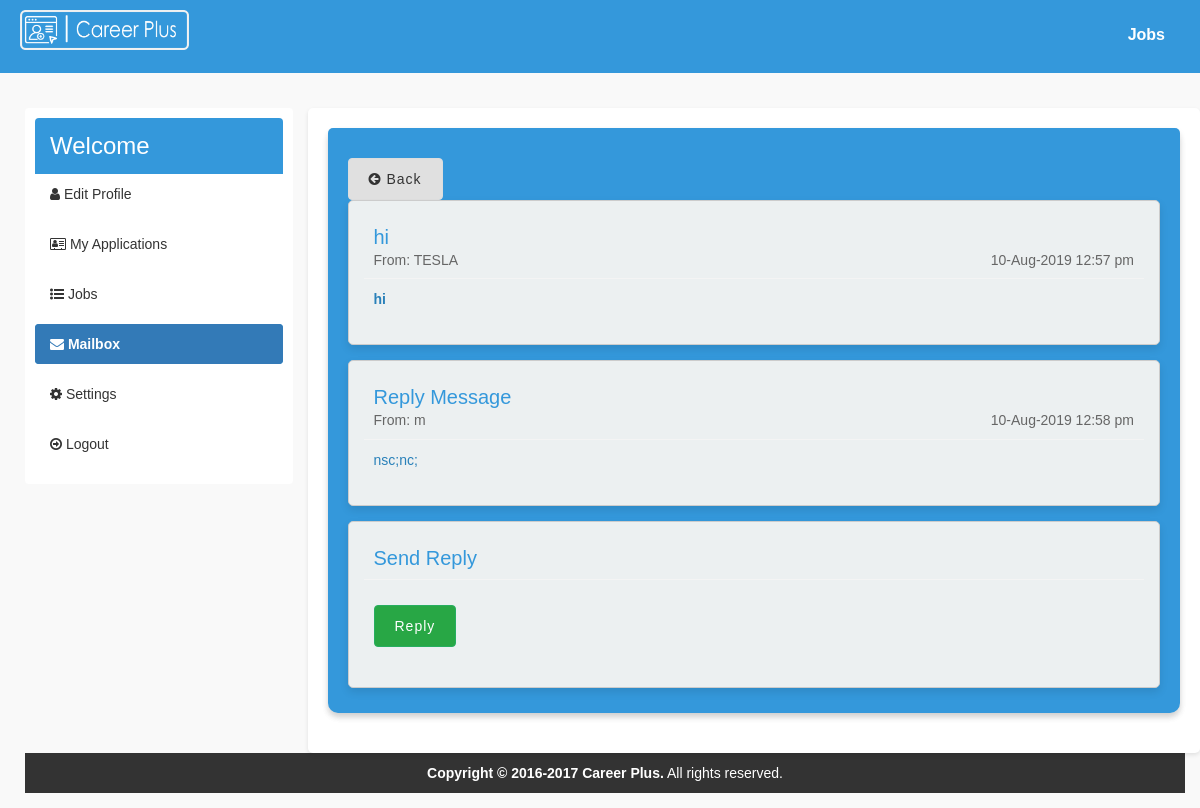
Screenshot of /user/read-mail.php?id_mail=7 (signed in) with the database file from the repository.
### tables this page shows
CREATE TABLE `mailbox` (
  `id_mailbox` int(11) NOT NULL,
  `id_fromuser` int(11) NOT NULL,
  `fromuser` varchar(255) NOT NULL,
  `id_touser` int(11) NOT NULL,
  `subject` varchar(256) NOT NULL,
  `message` text NOT NULL,
  `createdAt` timestamp NOT NULL DEFAULT CURRENT_TIMESTAMP
);

CREATE TABLE `company` (
  `id_company` int(11) NOT NULL,
  `name` varchar(255) NOT NULL,
  `companyname` varchar(255) NOT NULL,
  `country` varchar(255) NOT NULL,
  `state` varchar(255) NOT NULL,
  `city` varchar(255) NOT NULL,
  `contactno` varchar(255) NOT NULL,
  `website` varchar(255) NOT NULL,
  `email` varchar(255) NOT NULL,
  `password` varchar(255) NOT NULL,
  `aboutme` varchar(255) DEFAULT NULL,
  `logo` varchar(255) NOT NULL,
  `createdAt` timestamp NOT NULL DEFAULT CURRENT_TIMESTAMP,
  `active` int(11) NOT NULL DEFAULT '2'
);

CREATE TABLE `reply_mailbox` (
  `id_reply` int(11) NOT NULL,
  `id_mailbox` int(11) NOT NULL,
  `id_user` int(11) NOT NULL,
  `usertype` varchar(255) NOT NULL,
  `message` text NOT NULL,
  `createdAt` timestamp NOT NULL DEFAULT CURRENT_TIMESTAMP
);

CREATE TABLE `users` (
  `id_user` int(11) NOT NULL,
  `firstname` varchar(255) NOT NULL,
  `lastname` varchar(255) NOT NULL,
  `email` varchar(255) NOT NULL,
  `password` varchar(255) NOT NULL,
  `address` text,
  `city` varchar(255) DEFAULT NULL,
  `state` varchar(255) DEFAULT NULL,
  `contactno` varchar(255) DEFAULT NULL,
  `qualification` varchar(255) DEFAULT NULL,
  `stream` varchar(255) DEFAULT NULL,
  `passingyear` varchar(255) DEFAULT NULL,
  `dob` varchar(255) DEFAULT NULL,
  `age` varchar(255) DEFAULT NULL,
  `designation` varchar(255) DEFAULT NULL,
  `resume` varchar(255) DEFAULT NULL,
  `hash` varchar(255) DEFAULT NULL,
  `active` int(11) NOT NULL DEFAULT '1',
  `aboutme` text NOT NULL,
  `skills` text
);

### user/read-mail.php (the view, shortened to what this page needs)
<?php
require_once("../db.php");
$sql = "SELECT * FROM mailbox WHERE id_mailbox='$_GET[id_mail]' AND (id_fromuser='$_SESSION[id_user]' OR id_touser='$_SESSION[id_user]')";
$result = $conn->query($sql);
if ($result->num_rows > 0) {
  $row = $result->fetch_assoc();
  if ($row['fromuser'] == "company") {
    $sql1 = "SELECT * FROM company WHERE id_company='$row[id_fromuser]'";
    $result1 = $conn->query($sql1);
    if ($result1->num_rows > 0) {
      $rowCompany = $result1->fetch_assoc();
    }
    $sql2 = "SELECT * FROM users WHERE id_user='$row[id_touser]'";
    $result2 = $conn->query($sql2);
    if ($result2->num_rows > 0) {
      $rowUser = $result2->fetch_assoc();
    }
  }
}
?>
<!DOCTYPE html>
<html>
<head>
  <link rel="stylesheet" href="https://cdnjs.cloudflare.com/ajax/libs/ionicons/2.0.1/css/ionicons.min.css">
  <link rel="stylesheet" href="https://cdnjs.cloudflare.com/ajax/libs/twitter-bootstrap/3.3.7/css/bootstrap.min.css">
  <link rel="stylesheet" href="https://cdnjs.cloudflare.com/ajax/libs/font-awesome/4.7.0/css/font-awesome.min.css">
  <link rel="stylesheet" href="../css/style.css">
  <link rel="stylesheet" href="https://cdn.datatables.net/1.10.15/css/jquery.dataTables.min.css">
</head>
<body>
  <div class="wrapper">
    <header class="main-header">
      <a href="index.php" class="logo">
        <img class="header-logo" src="../img/career plus.png" alt="career plus logo">
      </a>
      <nav class="navbar navbar-static-top">
        <div class="navbar-custom-menu">
          <ul class="nav navbar-nav">
            <li>
              <a href="../jobs.php">Jobs</a>
            </li>
          </ul>
        </div>
      </nav>
    </header>
    <div class="content-wrapper">
      <div class="row">
        <div class="col-md-3">
          <div class="box-nav ">
            <div class="box-header with-border">
              <h3 class="box-title">Welcome </h3>
            </div>
            <div class="box-body no-padding">
              <ul class="nav nav-pills nav-stacked">
                <li><a href="edit-profile.php"><i class="fa fa-user"></i> Edit Profile</a></li>
                <li><a href="index.php"><i class="fa fa-address-card-o"></i> My Applications</a></li>
                <li><a href="../jobs.php"><i class="fa fa-list-ul"></i> Jobs</a></li>
                <li class="active"><a href="mailbox.php"><i class="fa fa-envelope"></i> Mailbox</a></li>
                <li><a href="settings.php"><i class="fa fa-gear"></i> Settings</a></li>
                <li><a href="../logout.php"><i class="fa fa-arrow-circle-o-right"></i> Logout</a></li>
              </ul>
            </div>
          </div>
        </div>
        <div class="col-md-9 bg-white padding-2">
          <div class="box box-solid">
            <div class="box box-primary">
              <div class="row">
                <div class="col-md-12">
                  <a href="mailbox.php" class="btn btn-default"><i class="fa fa-arrow-circle-left"></i> Back</a>
                  <div class="card">
                    <div class="mailbox-read-info">
                      <h3>
                        <?php echo $row['subject']; ?>
                      </h3>
                      <h5>From:
                        <?php if ($row['fromuser'] == "company") {
                          echo $rowCompany['companyname'];
                        } else {
                          echo $rowUser['firstname'];
                        } ?>
                        <span class="mailbox-read-time pull-right">
                          <?php echo date("d-M-Y h:i a", strtotime($row['createdAt'])); ?>
                        </span>
                      </h5>
                    </div>
                    <div class="mailbox-read-message">
                      <?php echo stripcslashes($row['message']); ?>
                    </div>
                  </div>
                  <?php
                  $sqlReply = "SELECT * FROM reply_mailbox WHERE id_mailbox='$_GET[id_mail]'";
                  $resultReply = $conn->query($sqlReply);
                  if ($resultReply->num_rows > 0) {
                    while ($rowReply = $resultReply->fetch_assoc()) {
                      ?>
                      <div class="card">
                        <div class="mailbox-read-info">
                          <h3>Reply Message</h3>
                          <h5>From:
                            <?php if ($rowReply['usertype'] == "company") {
                              echo $rowCompany['companyname'];
                            } else {
                              echo $rowUser['firstname'];
                            } ?>
                            <span class="mailbox-read-time pull-right">
                              <?php echo date("d-M-Y h:i a", strtotime($rowReply['createdAt'])); ?>
                            </span>
                          </h5>
                        </div>
                        <div class="mailbox-read-message">
                          <?php echo stripcslashes($rowReply['message']); ?>
                        </div>
                      </div>
                      <?php
                    }
                  }
                  ?>
                  <div class="card">
                    <div class="mailbox-read-info">
                      <h3>Send Reply</h3>
                    </div>
                    <div class="mailbox-read-message">
                      <form action="reply-mailbox.php" method="post">
                        <div class="form-group">
                          <button type="submit" class="btn btn-flat btn-success">Reply</button>
                        </div>
                      </form>
                    </div>
                  </div>
                </div>
              </div>
            </div>
          </div>
        </div>
      </div>
      <footer class="main-footer" style="margin-left: 0px;">
        <div class="text-center">
          <strong>Copyright &copy; 2016-2017 <a href="jonsnow.netai.net">Career Plus</a>.</strong> All rights
          reserved.
        </div>
      </footer>
    </div>
</body>
</html>

### css/style.css (style rules this page uses)
body { --color-primary: #3498db; --color-primary-dark: #2980b9; --color-primary-light: #ecf0f1; --color-error: #e74c3c; --color-success: #2ecc71; --color-success-dark: #27ae60; --border-radius: 4px; --box-shadow: 0px 0px 0px dimgray; font-family: Arial, Helvetica, sans-serif; background-color: #f9f9f9; margin: 0; padding: 0; transition: background-color 0.3s ease; }
.wrapper { margin: 0 auto; }
.main-header { background-color: var(--color-primary); padding: 10px 0; color: #fff; text-align: center; transition: background-color 0.3s ease, color 0.3s ease; }
.main-header .navbar { margin: 0; padding: 0; }
.header-logo { height: 40px; width: auto; float: left; margin-left: 20px; }
.navbar { margin-top: 20px; }
.navbar ul { list-style-type: none; padding: 0; margin: 0; }
.navbar ul li a { color: #fff; text-decoration: none; font-size: 16px; }
.box-nav { border-radius: var(--border-radius); background-color: #fff; box-shadow: var(--box-shadow); padding: 10px; }
.navbar-nav { list-style-type: none; margin: 0; padding: 0; float: right; }
.navbar-nav li { display: inline-block; margin-right: 20px; }
.navbar-nav li a { color: white; text-decoration: none; font-weight: bold; border-bottom: 2px solid transparent; transition: border-color 0.3s; }
.active { border-radius: var(--border-radius); box-shadow: var(--box-shadow); cursor: pointer; color: white; background-color: var(--color-primary); }
.content-wrapper { padding: 15px; margin-left: 10px; }
.padding-2 { padding: 20px; }
.box { border-radius: 10px; background: #f9f9f9; ; margin-bottom: 20px; width: 100%; box-shadow: 0 4px 6px rgba(0, 0, 0, 0.1); transition: box-shadow 0.3s, transform 0.3s; }
.box-primary { background-color: var(--color-primary); color: #fff; padding: 10px 20px; border-top-left-radius: 5px; border-top-right-radius: 5px; }
.box-header { background-color: var(--color-primary); color: #fff; padding: 15px; border-top-left-radius: 4px; border-top-right-radius: 4px; display: flex; justify-content: space-between; align-items: center; }
.box-title { margin: 0; font-size: 24px; }
.box-body { padding: 20px }
.pull-right { float: right; }
.no-padding { padding: 0px; }
.nav-pills li { margin-bottom: 10px; }
.nav-pills li a { color: #333; transition: color 0.3s ease; }
.nav-pills li.active a { font-weight: bold; }
.bg-white { background-color: #fff; padding: 20px; border-radius: 5px; box-shadow: 0 2px 4px rgba(0, 0, 0, 0.1); }
.nav-pills li a:before { content: ""; position: absolute; top: 50%; left: 50%; width: 0; height: 0; background-color: rgba(255, 255, 255, 0.2); border-radius: 50%; z-index: 0; transition: width 0.3s, height 0.3s, top 0.3s, left 0.3s; transform: translate(-50%, -50%); }
.row { padding-top: 20px; }
.main-footer { background-color: #333; color: #fff; padding: 10px 0; text-align: center; margin-bottom: 0px; }
.main-footer a { color: #fff; transition: color 0.3s ease; }
.btn { border-radius: 3px; -webkit-box-shadow: none; box-shadow: none; border: 1px solid transparent; }
.btn-flat { background-color: var(--color-primary); }
.btn-default { background-color: #f4f4f4; color: #444; border-color: #ddd; }
.btn-success { background-color: var(--color-success); border-color: var(--color-success-dark); }
.mailbox-read-info { border-bottom: 1px solid #f4f4f4; padding: 10px }
.mailbox-read-info h3 { font-size: 20px; margin: 0; color: var(--color-primary); }
.mailbox-read-info h5 { margin: 0; padding: 5px 0 0 0; color: #666; }
.mailbox-read-message { padding: 10px; color: var(--color-primary-dark); }
.card { border: 1px solid #ccc; border-radius: 5px; margin-bottom: 15px; box-shadow: 0 4px 8px rgba(0, 0, 0, 0.1); animation: fadeInUp 0.5s ease; padding: 15px; background-color: var(--color-primary-light); }
.btn { border-radius: 4px; padding: 10px 20px; font-size: 14px; letter-spacing: 1px; transition: all 0.2s ease-in-out; }
.btn-default { background-color: #e0e0e0; border-color: #ddd; color: #333; }
.btn-success, .btn-danger { color: #fff; }
.btn-success { background-color: #28a745; }

### rows the page displays
mailbox: subject "hi", createdAt "10-Aug-2019 12:57 pm", message "hi"
company: companyname "TESLA"
reply_mailbox: id_user.firstname "m", createdAt "10-Aug-2019 12:58 pm", message "nsc;nc;"
